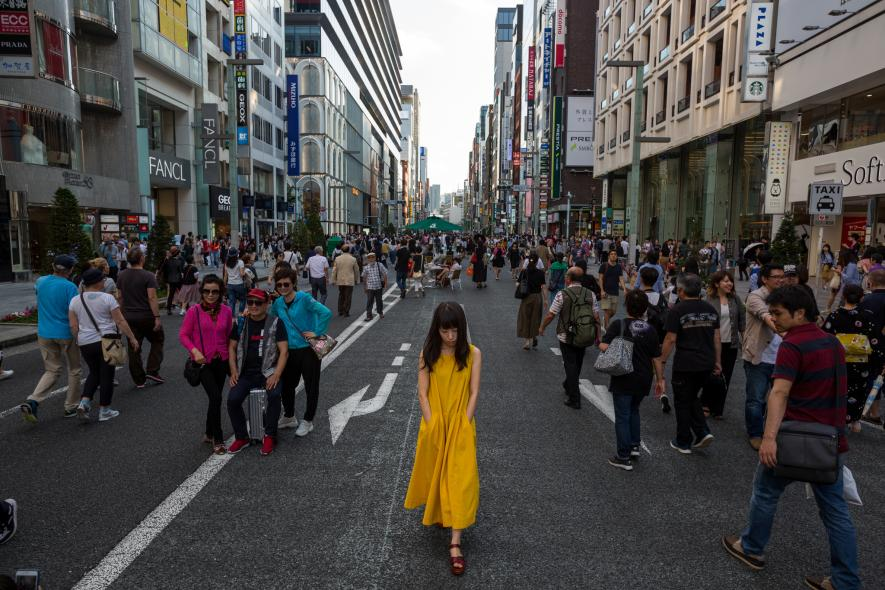
#> input picture Images/tokyo.jpg, 885 x 590 px, found by its file name
$ python Functions.py
#> lines starting #> are read from the running program, lines starting #| are printed output that depends on the picture; after the words box and inside, x2 and y2 are one past the last pixel; in counts of white or black regions, pixels touching at a corner belong together
# -*- coding: utf-8 -*-
"""
Created on Sun Dec 27 12:35:29 2020

@author: Gowrav Tata
"""

import cv2 as cv
import numpy as np
import os
os.chdir(r"D:/")
img = cv.imread('tokyo.jpg')
#> img is the input picture: shape (590, 885, 3); mean B, G, R 73.8, 75.2, 77.6
cv.imshow('Tokyo',img)
'''Gray Scale'''
# Converting into grayscale
gray = cv.cvtColor(img,cv.COLOR_BGR2GRAY)
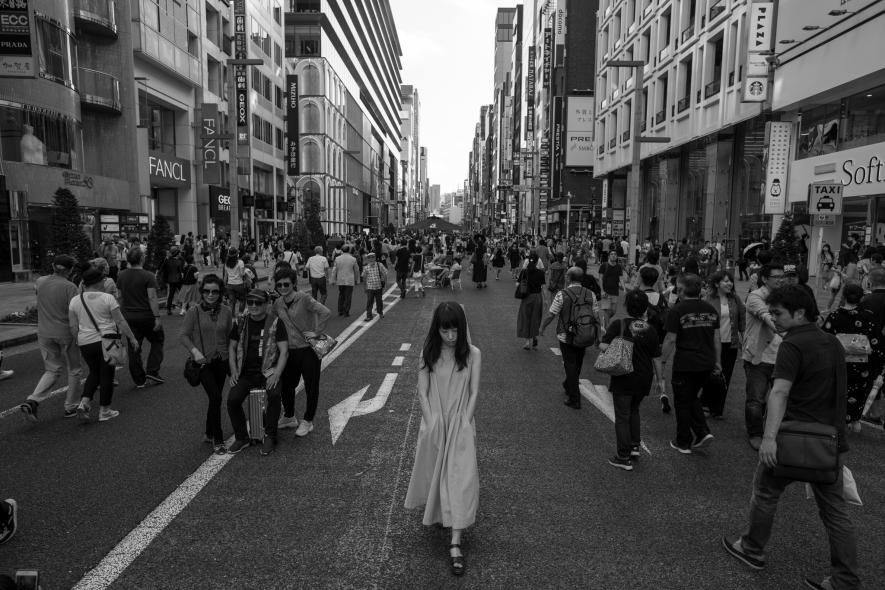
#> gray: shape (590, 885); min 0, max 255, mean 75.7
cv.imshow('Gray',gray)

'''Blur'''
# Blur an image, removes the noise in the data like removing extra element due to bad lighting
# Kernel size is the window size that opencv uses, kernel size always should be in odd number and another is BORDER_DEFAULT
blur= cv.GaussianBlur(img,(69,69),cv.BORDER_DEFAULT)
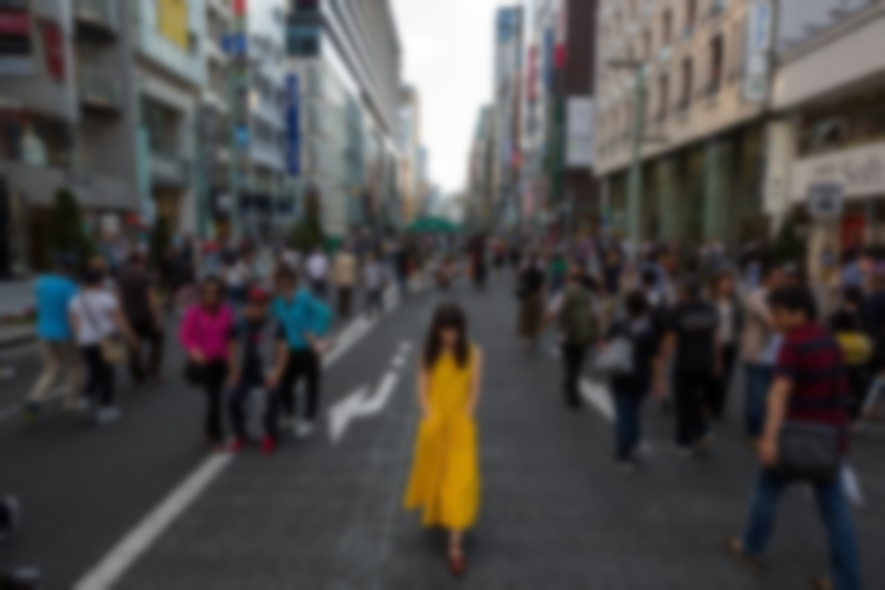
#> blur: shape (590, 885, 3); mean B, G, R 73.8, 75.2, 77.6
cv.imshow('Blur',blur)

'''Canny Edge Detection'''
# we gonna use canny edge cascade detection for this we gonna pass two threshold values
canny = cv.Canny(img,125,175)
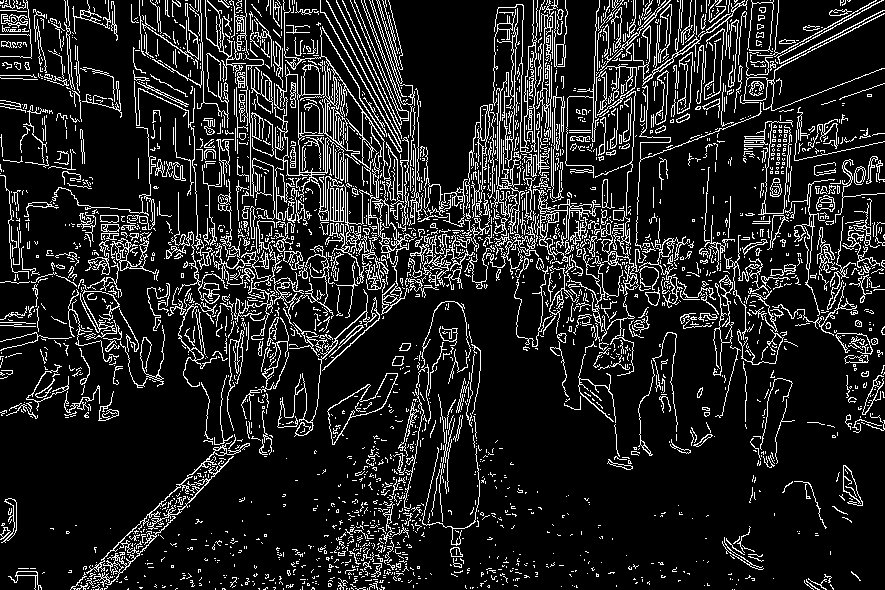
#> canny: shape (590, 885); 13.5% white in thin lines or dots
cv.imshow('Edge',canny)

'''Dilated'''
canny = cv.Canny(img,125,175)
dilated = cv.dilate(canny,(3,3),iterations=1)
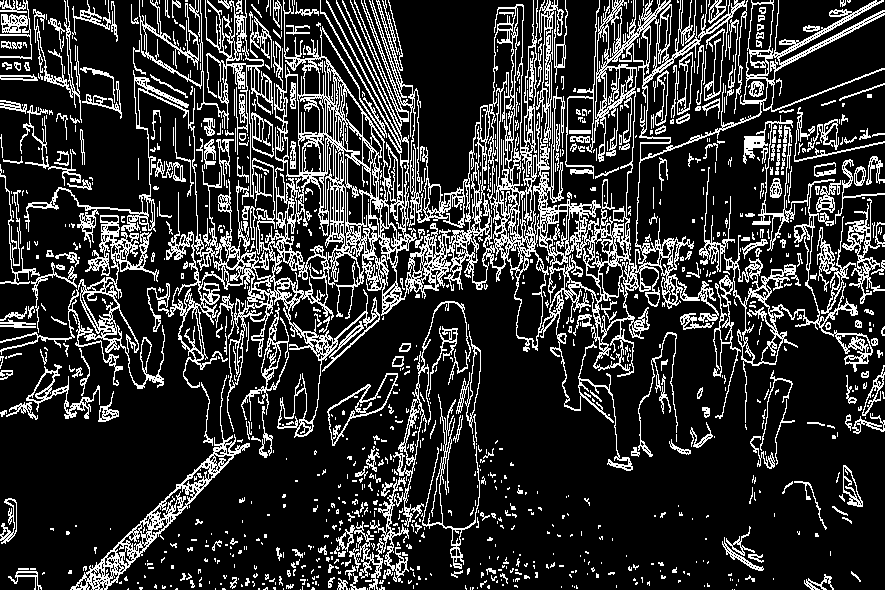
#> dilated: shape (590, 885); 19.8% white in thin lines or dots

cv.imshow('Dilate',canny)

'''Eroding'''
canny = cv.Canny(img,125,175)
dilated = cv.dilate(canny,(3,3),iterations=1)
eroded = cv.erode(dilated,(3,3),iterations=2)
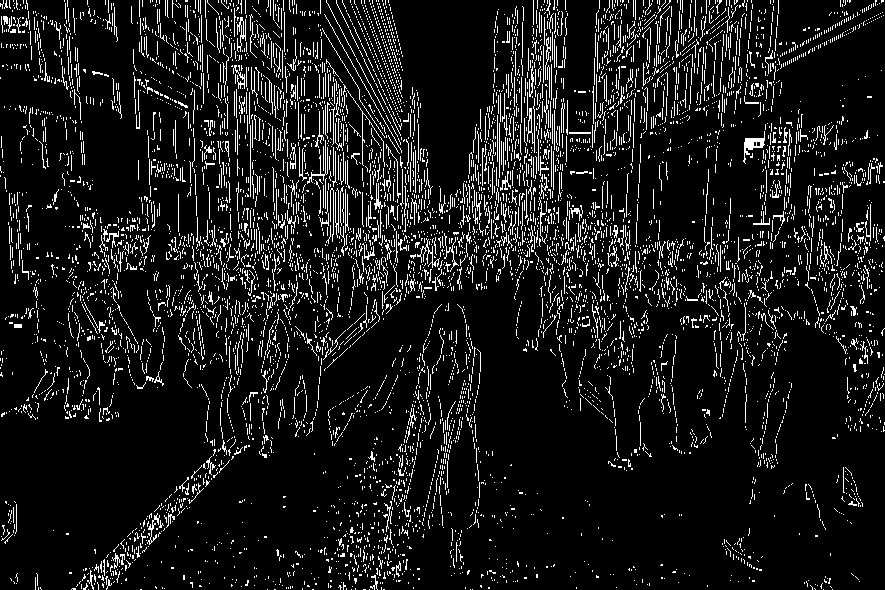
#> eroded: shape (590, 885); 9.5% white in thin lines or dots
cv.imshow('Eroded',eroded)


'''Resize'''
# In order to increase the resolution we use cv.INTER_LINEAR or INTER_CUBIC
resized = cv.resize(img,(500,500),interpolation = cv.INTER_LINEAR)
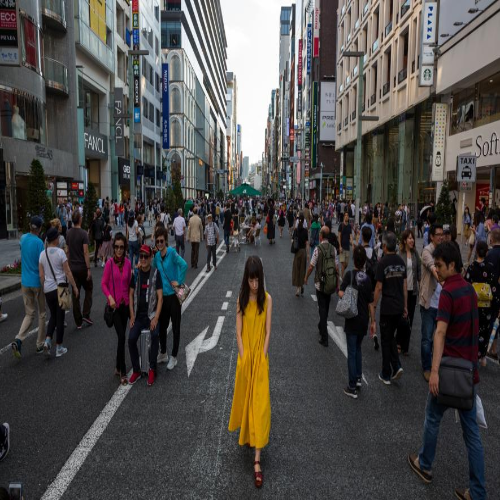
#> resized: shape (500, 500, 3); mean B, G, R 73.6, 75, 77.4

cv.imshow('Resized',resized)

'''Crop'''
# As images are arrays, we can slice the image by selecting the certain portion of the image
cropped = img[200:400,600:800]
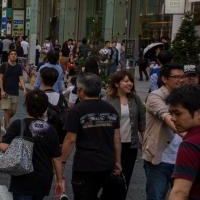
#> cropped: shape (200, 200, 3); mean B, G, R 42.3, 44, 49.9
cv.imshow('Cropped',cropped)

cv.waitKey(0)

$ run again, with Images/Cat.jpg copied over Images/tokyo.jpg
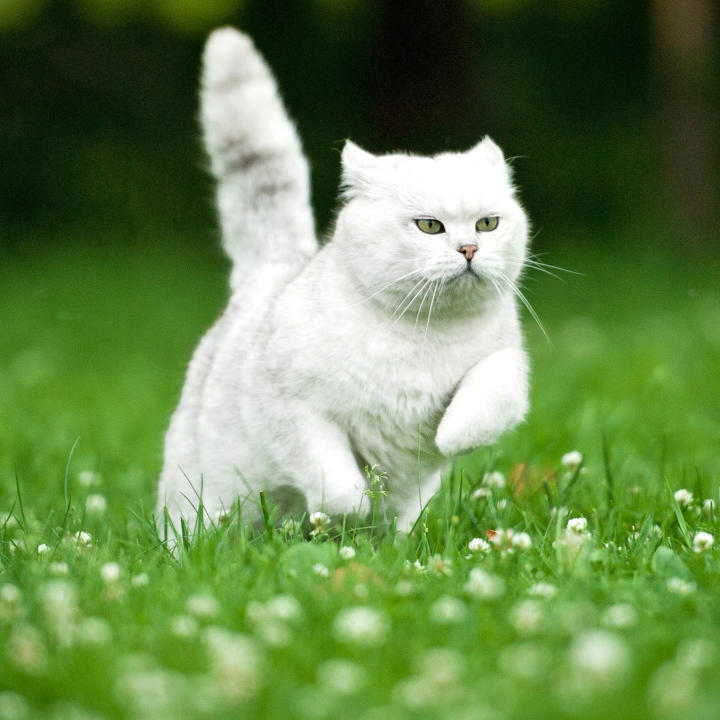
#> input picture Images/Cat.jpg, 720 x 720 px, found by its file name
#> img is the input picture: shape (720, 720, 3); mean B, G, R 78.6, 135, 104.4
#> `canny = cv.Canny(img,125,175)`:
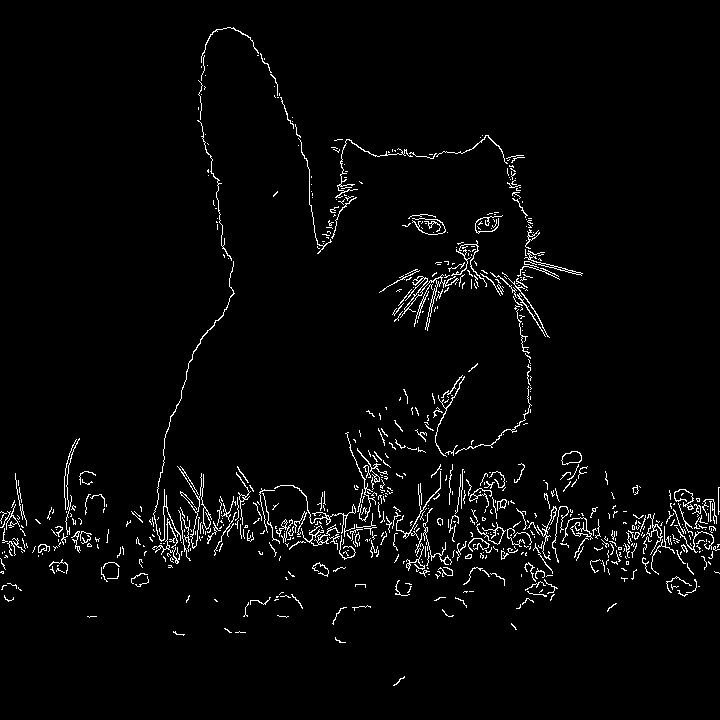
#> canny: shape (720, 720); 2.9% white in thin lines or dots
#> dilated: shape (720, 720); 4.3% white in thin lines or dots
#> eroded: shape (720, 720); 1.7% white in thin lines or dots
#> `cropped = img[200:400,600:800]`:
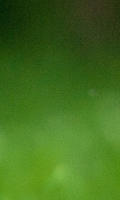
#> cropped: shape (200, 120, 3); mean B, G, R 30.3, 109.9, 66.4

$ run again, with Images/city.jpg copied over Images/tokyo.jpg
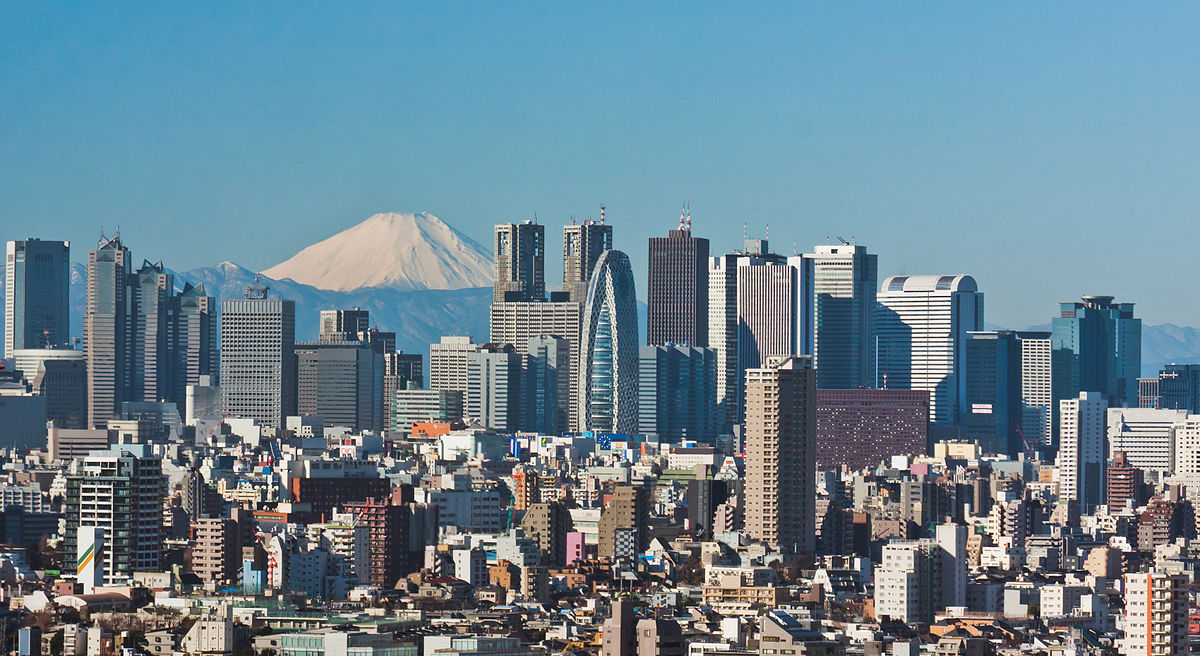
#> input picture Images/city.jpg, 1200 x 656 px, found by its file name
#> img is the input picture: shape (656, 1200, 3); mean B, G, R 145.8, 132.6, 107.4
#> `canny = cv.Canny(img,125,175)`:
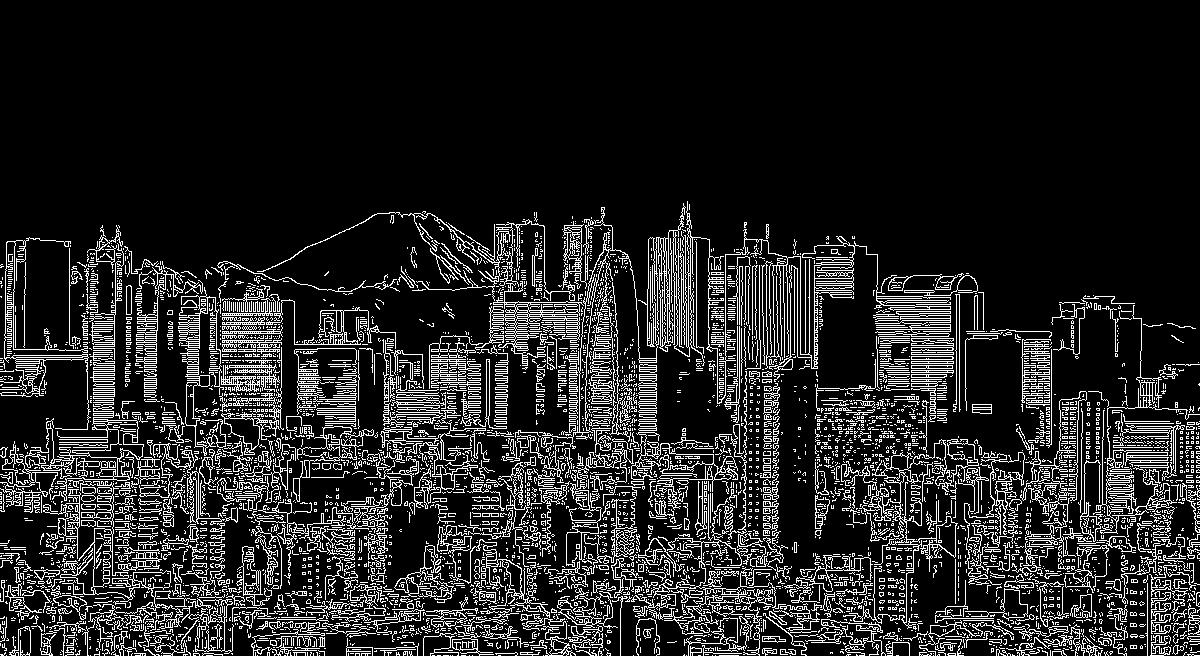
#> canny: shape (656, 1200); 14.2% white in thin lines or dots, all inside (x1, y1, x2, y2) = (0, 201, 1200, 656)
#> dilated: shape (656, 1200); 23% white; 1229 white regions (953 under 20 px), largest, box (x1, y1, x2, y2) and area: (0, 201, 1200, 656) 154113, (0, 237, 91, 431) 3267, (815, 394, 879, 446) 1036
#> eroded: shape (656, 1200); 12.2% white in thin lines or dots, all inside (x1, y1, x2, y2) = (0, 203, 1200, 656)
#> `cropped = img[200:400,600:800]`:
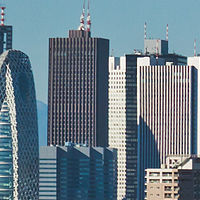
#> cropped: shape (200, 200, 3); mean B, G, R 136.3, 124.6, 105.1
